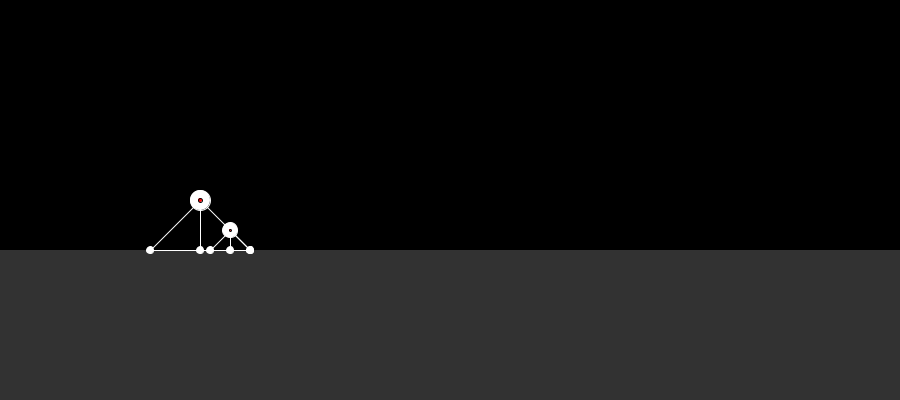
Frame 1 (no input)
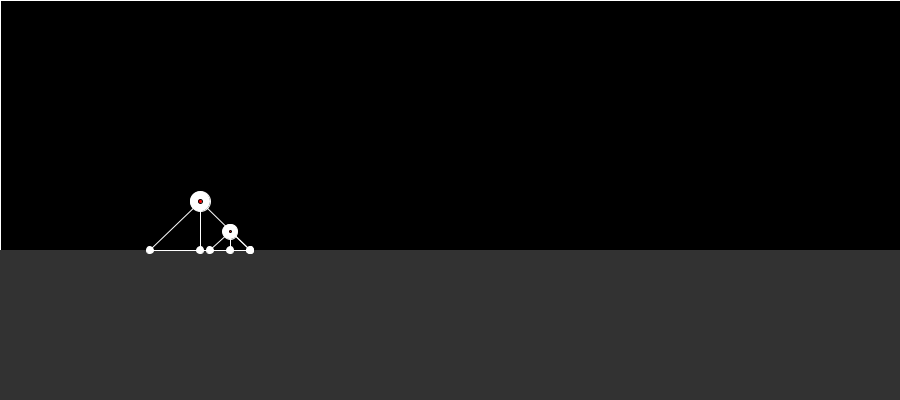
Frame 60 (the mouse pressed at the canvas centre just before this capture)
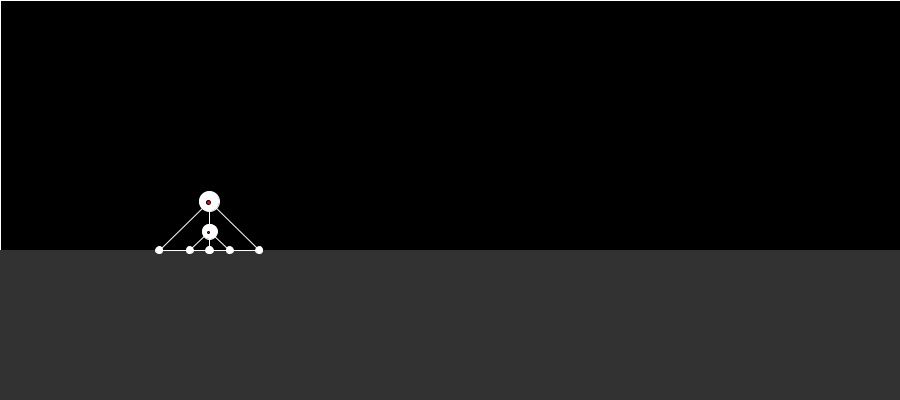
Frame 120 (the mouse held since frame 60 and released just before this capture)

The Processing sketch that drew these frames (run headless with seeded random() and noise(); from frame 60 on, the mouse is pressed at the canvas centre):

// Processing sketch: processing_115540
// ── processing_115540.pde

ArrayList<Particle> myParticles;
ArrayList<Particle> childParticles;
ArrayList<Spring> mySprings;
ArrayList<Spring> childSprings;
float gravityForcex = 0;
float gravityForcey = .03;
boolean mouseHasChild = false;

void setup() {
  size(900, 400);
  myParticles = new ArrayList<Particle>();
  childParticles = new ArrayList<Particle>();
  fill(50);
  rect(0, 250, width, height);
  fill(255);
 //create parent
  myParticles.add( new Particle(200, 200, 0, .1));
  myParticles.add( new Particle(150, 250, 2, .5));
  myParticles.add( new Particle(250, 250, 4, .5));
  myParticles.add( new Particle(200, 250, 4, .5));
 //create child
  childParticles.add( new Particle(230, 230, 1, .1));
  childParticles.add( new Particle(210, 250, 2, .4));
  childParticles.add( new Particle(250, 250, 4, .4));
  childParticles.add( new Particle(230, 250, 4, .4));

  // stitch the particles together into a mesh.
  mySprings = new ArrayList<Spring>();
  childSprings = new ArrayList<Spring>();

  for (int a = 0; a <4; a +=1) {
    for (int b = a; b <4; b +=1) {
      Particle p = myParticles.get(a);
      Particle q = myParticles.get(b);
      Spring s0 = new Spring (p, q);
      mySprings.add (s0);
      
      p = childParticles.get(a);
      q = childParticles.get(b);
      s0 = new Spring (p, q);
      childSprings.add (s0);
    }
  }
}




int whichPointIsGrabbed = -1;
void mousePressed() {
  //print(whichPointIsGrabbed);
  // find the closest particle
  float maxDist = 50;
  for (int i=0; i<myParticles.size(); i++) {
    float dx = mouseX - myParticles.get(i).px;
    float dy = mouseY - myParticles.get(i).py;
    float dh = sqrt(dx*dx + dy*dy);
    if (dh < maxDist) {
      maxDist = dh;
      whichPointIsGrabbed = i;
      mouseHasChild = true;
    }
  }
}




void dontMoveMouse() {
  if (mouseY >=250) {
    mouseY=250;
  }
}




void draw() {
  dontMoveMouse();
  fill(0);
  rect(0, 0, width, 250);
  fill(50);
  noStroke();
  rect(0, 250, width, height);
  fill(255);
  handleAdult();
  handleChild();
}





void handleChild() {  
  for (int i=0; i<childParticles.size(); i++) {
    childParticles.get(i).bPeriodicBoundaries = true;
    childParticles.get(i).update(); // update all locations
  }

  if (!mousePressed) {
    whichPointIsGrabbed =-1;
    mouseHasChild = false;
  }
  if (mousePressed && whichPointIsGrabbed !=-1) {
    childParticles.get(whichPointIsGrabbed).px = mouseX;
    childParticles.get(whichPointIsGrabbed).py = mouseY;
  }

  for (int i=0; i<childSprings.size(); i++) {
    childSprings.get(i).update(); // draw all springs
    childSprings.get(i);
  }

  for (int i=0; i<childSprings.size(); i++) {
    childSprings.get(i).render(); // draw all springs
  }
  for (int i=0; i<childParticles.size(); i++) {
    Particle ithParticle = childParticles.get(i);

    ithParticle.render(); // draw all particles
    ithParticle.addForce (gravityForcex, gravityForcey);

    addRepulsion(ithParticle, 100);
    if (ithParticle.num == 1) {
      addAttraction(ithParticle, myParticles.get(0).px, myParticles.get(0).py, 300);
    }
  }
}




void handleAdult() {
  for (int i=0; i<myParticles.size(); i++) {
    myParticles.get(i).bPeriodicBoundaries = true;
    myParticles.get(i).update(); // update all locations
  }

  for (int i=0; i<mySprings.size(); i++) {
    mySprings.get(i).update(); // draw all springs
  }

  for (int i=0; i<mySprings.size(); i++) {
    mySprings.get(i).render(); // draw all springs
  }
  for (int i=0; i<myParticles.size(); i++) {
    Particle ithParticle = myParticles.get(i);

    ithParticle.render(); // draw all particles
    ithParticle.addForce (gravityForcex, gravityForcey);

    if (mouseHasChild) {
      addAttraction(ithParticle, mouseX, mouseY, 800.0);
    }
    else {
      addRepulsion(ithParticle, 200.0);
      if (ithParticle.num == 0) {
        addAttraction(ithParticle, childParticles.get(0).px, childParticles.get(0).py, 300);
      }
    }
  }
}




void addRepulsion(Particle ithParticle, float force) {
  float mutualRepulsionAmount = force;
  if (mouseX!=0 && mouseY!= 0) {
    float px = ithParticle.px;
    float py = ithParticle.py;

    float dx = px - mouseX;
    float dy = py - mouseY;
    float dh = sqrt(dx*dx + dy*dy);
    if (dh > 1.0) {

      float componentInX = dx/dh;
      float componentInY = dy/dh;
      float proportionToDistanceSquared = 1.0/(dh*dh);

      float repulsionForcex = mutualRepulsionAmount * componentInX * proportionToDistanceSquared;
      ithParticle.addForce( repulsionForcex, 0); // add in forces
    }
  }
}





void addAttraction(Particle ithParticle, float attractX, float attractY, float force) {
  float mutualAttractionAmount = force;
  if (mouseX!=0 && mouseY!= 0) {
    float px = ithParticle.px;
    float py = ithParticle.py;

    float dx = px - attractX;
    float dy = py - attractY;
    float dh = sqrt(dx*dx + dy*dy);
    if (dh > 1.0) {

      float componentInX = dx/dh;
      float componentInY = dy/dh;
      float proportionToDistanceSquared = 1.0/(dh*dh);

      float attractionForcex = mutualAttractionAmount * componentInX * proportionToDistanceSquared;
      ithParticle.addAttractionForce( attractionForcex, 0); // add in forces
    }
  }
}

//Particle and Spring Classes Modified from code PRovided by Golan Levin 2013

//==========================================================
class Particle {
  float dirEyeX;
  float dirEyeY;
  int num;
  float px;
  float py;
  float vx;
  float vy;
  float damping;
  float mass;
  boolean bLimitVelocities = true;
  boolean bPeriodicBoundaries = false;

  // Constructor for the Particle
  Particle (float x, float y, int n, float m) {
    num = n;
    px = x;
    py = y;
    vx = vy = 0;
    damping = 0.93;
    mass = m;
  }

  // Add a force in. One step of Euler integration.
  void addForce (float fx, float fy) {
    float ax = fx / mass;
    float ay = fy / mass;
    vx += ax;
    vy += ay;
    handleBoundaries();
  }

  void addAttractionForce (float fx, float fy) {
    float ax = fx / mass;
    float ay = fy / mass;
    vx -= ax;
    vy -= ay;
    handleBoundaries();
  }

  // Update the position. Another step of Euler integration.
  void update() {

    vx *= damping;
    vy *= damping;
    limitVelocities();
    handleBoundaries();
    px += vx;
    py += vy;



    if (mouseX != 0) {
      dirEyeX = mouseX-(width-px);
      dirEyeX = dirEyeX/ abs(dirEyeX);
    }

    if (mouseY!=0) {
      dirEyeY = mouseY-(height-py);
      dirEyeY = dirEyeY/ abs(dirEyeY);
    }
  }




  void limitVelocities() {
    if (bLimitVelocities) {
      float speed = sqrt(vx*vx + vy*vy);
      float maxSpeed = 10.0;
      if (speed > maxSpeed) {
        vx *= maxSpeed/speed;
        vy *= maxSpeed/speed;
      }
    }
  }

  void handleBoundaries() {
    if (num == 1 || num == 0) {
      if (py >245) vx= 0;
    }
    if (bPeriodicBoundaries) {
      if (px > width ) px -= 1;
      if (px < 0     ) px += 1;
      if (py > 250   ) py = 250;
      if (py < 0     ) py += 1;
    }

    else {
      if (px > width ) vx = -vx;
      if (px < 0     ) vx = -vx;
      if (py > 250   ) vy = -vy;
      if (py < 0     ) vy = -vy;
    }
  }

  void render() {
    if (num == 0 || num == 1) {
      if (num == 0) ellipse(px, py, 20, 20);
      if (num == 1) ellipse(px, py, 15, 15);
      fill(255, 0, 0);
      stroke(0);
      if (num == 0) ellipse(px+dirEyeX, py+dirEyeY, 4, 4);
      if (num == 1) ellipse(px+dirEyeX, py+dirEyeY, 2, 2);
      fill(255);
      stroke(255);
    }
    else {
      ellipse(px, py, 7, 7);
    }
  }
}


//==========================================================


class Spring {
  Particle p;
  Particle q;
  float restLength;
  float springConstant;

  Spring (Particle p1, Particle p2) {
    p = p1;
    q = p2;

    float dx = p.px - q.px;
    float dy = p.py - q.py;
    restLength = sqrt(dx*dx + dy*dy);//distance between the two
    springConstant = 0.08;
  }

  void update() {
    float dx = p.px - q.px;
    float dy = p.py - q.py;
    float dh = sqrt(dx*dx + dy*dy);//current distance between the two

    if (dh > 1) {
      float distention = dh - restLength;//how do we get the original distance back?
      float restorativeForce = springConstant * distention; // F = -kx
      float fx = (dx/dh) * restorativeForce;//calculates how to get original distance back
      float fy = (dy/dh) * restorativeForce;
      p.addForce (-fx, -fy);//updates to get original distance
      q.addForce ( fx, fy);
    }
  }

  void render() {
    stroke(255);
    line(p.px, p.py, q.px, q.py);
  }
}
